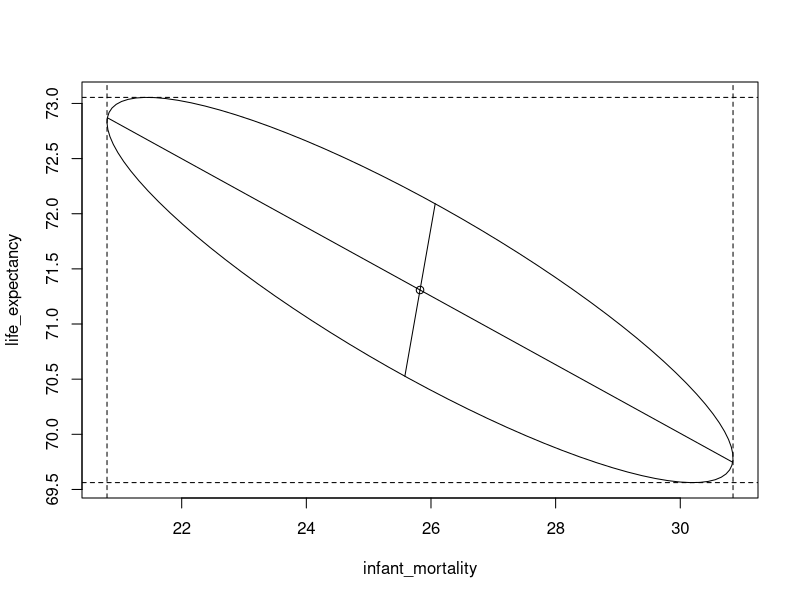
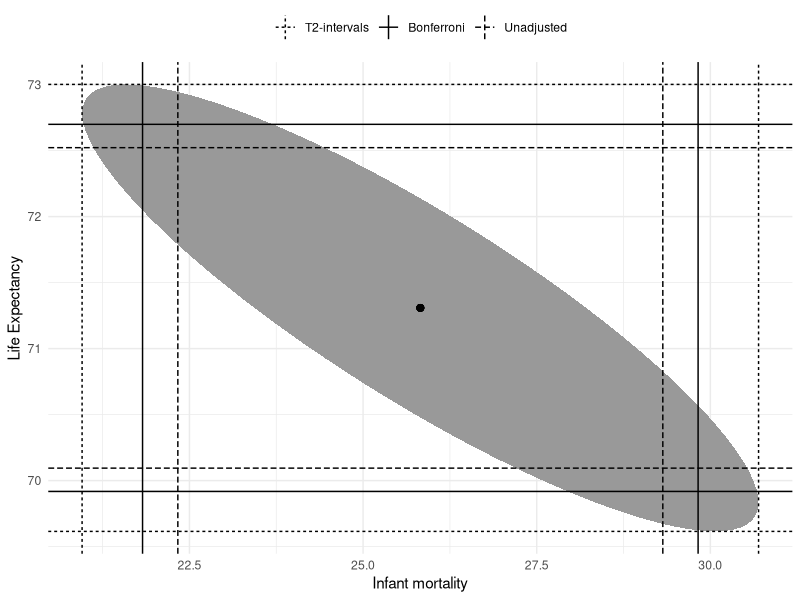

Write the R code that produced these figures, in order.
## ---- chunk 1
knitr::opts_chunk$set(cache=TRUE)
## ---- chunk 2
library(dslabs)
library(tidyverse)

dataset <- gapminder %>% 
  filter(year == 2012, 
         !is.na(infant_mortality)) %>% 
  select(infant_mortality, 
         life_expectancy, 
         fertility) %>% 
  as.matrix()
## ---- chunk 3
# Assume we know Sigma
Sigma <- matrix(c(555, -170, 30, -170, 65, -10, 
                  30, -10, 2), ncol = 3)

mu_hat <- colMeans(dataset) 
mu_hat
## ---- chunk 4
# Test mu = mu_0
mu_0 <- c(25, 50, 3)
test_statistic <- nrow(dataset) * t(mu_hat - mu_0) %*% 
  solve(Sigma) %*% (mu_hat - mu_0)

drop(test_statistic) > qchisq(0.95, df = 3)
## ---- chunk 5
n <- nrow(dataset); p <- ncol(dataset)

# Test mu = mu_0
mu_0 <- c(25, 50, 3)
test_statistic <- n * t(mu_hat - mu_0) %*% 
  solve(cov(dataset)) %*% (mu_hat - mu_0)

critical_val <- (n - 1)*p*qf(0.95, df1 = p,
                             df2 = n - p)/(n-p)

drop(test_statistic) > critical_val
## ---- chunk 6
n <- nrow(dataset); p <- ncol(dataset)

# Test mu = mu_0
mu_0 <- c(25, 50, 3)
test_statistic <- n * t(mu_hat - mu_0) %*% 
  solve(cov(dataset)) %*% (mu_hat - mu_0)

critical_val <- (n - 1)*p*qf(0.95, df1 = p,
                             df2 = n - p)/(n-p)
sample_cov <- diag(cov(dataset))

cbind(mu_hat - sqrt(critical_val*
                      sample_cov/n),
      mu_hat + sqrt(critical_val*
                      sample_cov/n))
## ---- chunk 7
U <- matrix(c(1, 0, 0,
              0, 1, 0), 
            ncol = 2)
R <- n*solve(t(U) %*% cov(dataset) %*% U)
transf <- chol(R)
## ---- chunk 8
# First create a circle of radius c
theta_vect <- seq(0, 2*pi, length.out = 100)
circle <- sqrt(critical_val) * cbind(cos(theta_vect), sin(theta_vect))
# Then turn into ellipse
ellipse <- circle %*% t(solve(transf)) + 
  matrix(mu_hat[1:2], ncol = 2, 
         nrow = nrow(circle), 
         byrow = TRUE)
## ---- chunk 9
# Eigendecomposition
decomp <- eigen(t(U) %*% cov(dataset) %*% U)
first <- sqrt(decomp$values[1]) *
  decomp$vectors[,1] * sqrt(critical_val)
second <- sqrt(decomp$values[2]) * 
  decomp$vectors[,2] * sqrt(critical_val)
## ---- chunk 10
plot(ellipse, type = 'l',
     xlab = colnames(dataset)[1],
     ylab = colnames(dataset)[2])
lines(x = c(0 + mu_hat[1], first[1]/sqrt(n) + mu_hat[1]),
      y = c(0 + mu_hat[2], first[2]/sqrt(n) + mu_hat[2]))
lines(x = c(0 + mu_hat[1], -first[1]/sqrt(n) + mu_hat[1]),
      y = c(0 + mu_hat[2], -first[2]/sqrt(n) + mu_hat[2]))
lines(x = c(0 + mu_hat[1], second[1]/sqrt(n) + mu_hat[1]),
      y = c(0 + mu_hat[2], second[2]/sqrt(n) + mu_hat[2]))
lines(x = c(0 + mu_hat[1], -second[1]/sqrt(n) + mu_hat[1]),
      y = c(0 + mu_hat[2], -second[2]/sqrt(n) + mu_hat[2]))
points(x = mu_hat[1],
       y = mu_hat[2])

# Add 1d projections
axis_proj <- cbind(mu_hat - sqrt(critical_val*
                                   sample_cov/n),
                   mu_hat + sqrt(critical_val*
                                   sample_cov/n))
abline(v = axis_proj[1,], lty = 2)
abline(h = axis_proj[2,], lty = 2)
## ---- chunk 11
# Let's focus on only two variables
dataset <- gapminder %>% 
  filter(year == 2012, 
         !is.na(infant_mortality)) %>% 
  select(infant_mortality, 
         life_expectancy) %>% 
  as.matrix()

n <- nrow(dataset); p <- ncol(dataset)
## ---- chunk 12
alpha <- 0.05
mu_hat <- colMeans(dataset) 
sample_cov <- diag(cov(dataset))

# Simultaneous CIs
critical_val <- (n - 1)*p*qf(1-0.5*alpha, df1 = p,
                             df2 = n - p)/(n-p)

simul_ci <- cbind(mu_hat - sqrt(critical_val*
                                  sample_cov/n),
                  mu_hat + sqrt(critical_val*
                                  sample_cov/n))
## ---- chunk 13
# Univariate without correction
univ_ci <- cbind(mu_hat - qt(1-0.5*alpha, n - 1) *
                   sqrt(sample_cov/n),
                 mu_hat + qt(1-0.5*alpha, n - 1) *
                   sqrt(sample_cov/n))
## ---- chunk 14
# Bonferroni adjustment
bonf_ci <- cbind(mu_hat - qt(1-0.5*alpha/p, n - 1) *
                   sqrt(sample_cov/n),
                 mu_hat + qt(1-0.5*alpha/p, n - 1) *
                   sqrt(sample_cov/n))
## ---- chunk 15
simul_ci
univ_ci
bonf_ci
## ---- chunk 16
transf_mat <- solve(chol(solve(cov(dataset)/n)))
# First create a circle of radius c
theta_vect <- seq(0, 2*pi, length.out = 100)
circle <- sqrt(critical_val) * cbind(cos(theta_vect), sin(theta_vect))
ellipse1 <- circle %*% t(transf_mat)
ellipse2 <- t(apply(ellipse1, 1, function(row) row + mu_hat))
colnames(ellipse2) <- c("X", "Y")

data_ellipse <- data.frame(ellipse2)

bind_rows(
  data.frame(t(simul_ci)) %>% mutate(type = 'T2-intervals'),
  data.frame(t(univ_ci)) %>% mutate(type = 'Unadjusted'),
  data.frame(t(bonf_ci)) %>% mutate(type = 'Bonferroni')
  ) %>% 
  ggplot() +
  geom_polygon(data = data_ellipse,
               aes(X, Y),
               fill = 'grey60')+
  geom_vline(aes(xintercept = infant_mortality,
                 linetype = type)) +
  geom_hline(aes(yintercept = life_expectancy,
                 linetype = type)) +
  theme_minimal() +
  geom_point(x = mu_hat[1],
             y = mu_hat[2],
             size = 2) +
  xlab("Infant mortality") +
  ylab("Life Expectancy") +
  theme(legend.position = "top",
        legend.title=element_blank()) +
  scale_linetype_discrete(breaks = c('T2-intervals',
                                     'Bonferroni',
                                     'Unadjusted'))
